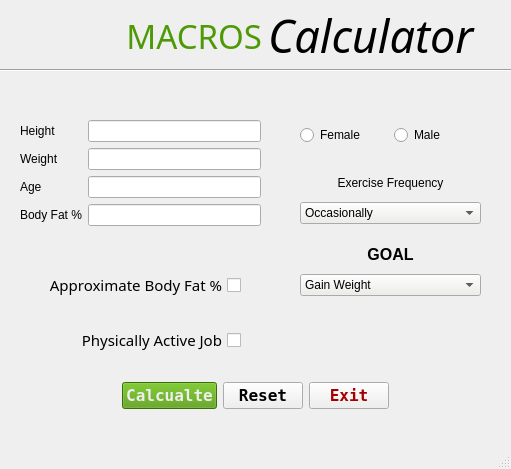
<?xml version="1.0" encoding="UTF-8"?>
<ui version="4.0">
 <author>Beka Modebadze</author>
 <class>macrosCalculator</class>
 <widget class="QMainWindow" name="macrosCalculator">
  <property name="geometry">
   <rect>
    <x>0</x>
    <y>0</y>
    <width>511</width>
    <height>469</height>
   </rect>
  </property>
  <property name="windowTitle">
   <string>macros Calculator v1.0</string>
  </property>
  <property name="windowIcon">
   <iconset>
    <normaloff>../../Downloads/icons8-calculator-100.png</normaloff>
    <normalon>../../Downloads/icons8-calculator-100.png</normalon>../../Downloads/icons8-calculator-100.png</iconset>
  </property>
  <property name="windowOpacity">
   <double>1.000000000000000</double>
  </property>
  <property name="tabShape">
   <enum>QTabWidget::Rounded</enum>
  </property>
  <widget class="QWidget" name="centralwidget">
   <widget class="Line" name="line1">
    <property name="geometry">
     <rect>
      <x>0</x>
      <y>60</y>
      <width>531</width>
      <height>21</height>
     </rect>
    </property>
    <property name="orientation">
     <enum>Qt::Horizontal</enum>
    </property>
   </widget>
   <widget class="QWidget" name="verticalLayoutWidget_6">
    <property name="geometry">
     <rect>
      <x>300</x>
      <y>170</y>
      <width>181</width>
      <height>54</height>
     </rect>
    </property>
    <layout class="QVBoxLayout" name="verticalLayout_6">
     <item>
      <widget class="QLabel" name="exercise_text">
       <property name="font">
        <font>
         <stylestrategy>PreferAntialias</stylestrategy>
        </font>
       </property>
       <property name="text">
        <string>Exercise Frequency</string>
       </property>
       <property name="alignment">
        <set>Qt::AlignCenter</set>
       </property>
      </widget>
     </item>
     <item>
      <widget class="QComboBox" name="exercise_freq">
       <property name="palette">
        <palette>
         <active>
          <colorrole role="Button">
           <brush brushstyle="SolidPattern">
            <color alpha="255">
             <red>238</red>
             <green>238</green>
             <blue>236</blue>
            </color>
           </brush>
          </colorrole>
          <colorrole role="Light">
           <brush brushstyle="SolidPattern">
            <color alpha="255">
             <red>252</red>
             <green>233</green>
             <blue>79</blue>
            </color>
           </brush>
          </colorrole>
          <colorrole role="BrightText">
           <brush brushstyle="SolidPattern">
            <color alpha="255">
             <red>164</red>
             <green>0</green>
             <blue>0</blue>
            </color>
           </brush>
          </colorrole>
          <colorrole role="Base">
           <brush brushstyle="SolidPattern">
            <color alpha="255">
             <red>238</red>
             <green>238</green>
             <blue>236</blue>
            </color>
           </brush>
          </colorrole>
          <colorrole role="Window">
           <brush brushstyle="SolidPattern">
            <color alpha="255">
             <red>238</red>
             <green>238</green>
             <blue>236</blue>
            </color>
           </brush>
          </colorrole>
          <colorrole role="HighlightedText">
           <brush brushstyle="SolidPattern">
            <color alpha="255">
             <red>173</red>
             <green>127</green>
             <blue>168</blue>
            </color>
           </brush>
          </colorrole>
          <colorrole role="AlternateBase">
           <brush brushstyle="SolidPattern">
            <color alpha="255">
             <red>183</red>
             <green>14</green>
             <blue>82</blue>
            </color>
           </brush>
          </colorrole>
          <colorrole role="NoRole">
           <brush brushstyle="SolidPattern">
            <color alpha="255">
             <red>173</red>
             <green>127</green>
             <blue>168</blue>
            </color>
           </brush>
          </colorrole>
          <colorrole role="PlaceholderText">
           <brush brushstyle="SolidPattern">
            <color alpha="255">
             <red>233</red>
             <green>185</green>
             <blue>110</blue>
            </color>
           </brush>
          </colorrole>
         </active>
         <inactive>
          <colorrole role="Button">
           <brush brushstyle="SolidPattern">
            <color alpha="255">
             <red>238</red>
             <green>238</green>
             <blue>236</blue>
            </color>
           </brush>
          </colorrole>
          <colorrole role="Light">
           <brush brushstyle="SolidPattern">
            <color alpha="255">
             <red>252</red>
             <green>233</green>
             <blue>79</blue>
            </color>
           </brush>
          </colorrole>
          <colorrole role="BrightText">
           <brush brushstyle="SolidPattern">
            <color alpha="255">
             <red>164</red>
             <green>0</green>
             <blue>0</blue>
            </color>
           </brush>
          </colorrole>
          <colorrole role="Base">
           <brush brushstyle="SolidPattern">
            <color alpha="255">
             <red>238</red>
             <green>238</green>
             <blue>236</blue>
            </color>
           </brush>
          </colorrole>
          <colorrole role="Window">
           <brush brushstyle="SolidPattern">
            <color alpha="255">
             <red>238</red>
             <green>238</green>
             <blue>236</blue>
            </color>
           </brush>
          </colorrole>
          <colorrole role="HighlightedText">
           <brush brushstyle="SolidPattern">
            <color alpha="255">
             <red>173</red>
             <green>127</green>
             <blue>168</blue>
            </color>
           </brush>
          </colorrole>
          <colorrole role="AlternateBase">
           <brush brushstyle="SolidPattern">
            <color alpha="255">
             <red>183</red>
             <green>14</green>
             <blue>82</blue>
            </color>
           </brush>
          </colorrole>
          <colorrole role="NoRole">
           <brush brushstyle="SolidPattern">
            <color alpha="255">
             <red>173</red>
             <green>127</green>
             <blue>168</blue>
            </color>
           </brush>
          </colorrole>
          <colorrole role="PlaceholderText">
           <brush brushstyle="SolidPattern">
            <color alpha="255">
             <red>233</red>
             <green>185</green>
             <blue>110</blue>
            </color>
           </brush>
          </colorrole>
         </inactive>
         <disabled>
          <colorrole role="Button">
           <brush brushstyle="SolidPattern">
            <color alpha="255">
             <red>238</red>
             <green>238</green>
             <blue>236</blue>
            </color>
           </brush>
          </colorrole>
          <colorrole role="Light">
           <brush brushstyle="SolidPattern">
            <color alpha="255">
             <red>252</red>
             <green>233</green>
             <blue>79</blue>
            </color>
           </brush>
          </colorrole>
          <colorrole role="BrightText">
           <brush brushstyle="SolidPattern">
            <color alpha="255">
             <red>164</red>
             <green>0</green>
             <blue>0</blue>
            </color>
           </brush>
          </colorrole>
          <colorrole role="Base">
           <brush brushstyle="SolidPattern">
            <color alpha="255">
             <red>238</red>
             <green>238</green>
             <blue>236</blue>
            </color>
           </brush>
          </colorrole>
          <colorrole role="Window">
           <brush brushstyle="SolidPattern">
            <color alpha="255">
             <red>238</red>
             <green>238</green>
             <blue>236</blue>
            </color>
           </brush>
          </colorrole>
          <colorrole role="HighlightedText">
           <brush brushstyle="SolidPattern">
            <color alpha="255">
             <red>173</red>
             <green>127</green>
             <blue>168</blue>
            </color>
           </brush>
          </colorrole>
          <colorrole role="AlternateBase">
           <brush brushstyle="SolidPattern">
            <color alpha="255">
             <red>183</red>
             <green>14</green>
             <blue>82</blue>
            </color>
           </brush>
          </colorrole>
          <colorrole role="NoRole">
           <brush brushstyle="SolidPattern">
            <color alpha="255">
             <red>173</red>
             <green>127</green>
             <blue>168</blue>
            </color>
           </brush>
          </colorrole>
          <colorrole role="PlaceholderText">
           <brush brushstyle="SolidPattern">
            <color alpha="255">
             <red>233</red>
             <green>185</green>
             <blue>110</blue>
            </color>
           </brush>
          </colorrole>
         </disabled>
        </palette>
       </property>
       <property name="focusPolicy">
        <enum>Qt::TabFocus</enum>
       </property>
       <property name="contextMenuPolicy">
        <enum>Qt::ActionsContextMenu</enum>
       </property>
       <property name="acceptDrops">
        <bool>false</bool>
       </property>
       <property name="styleSheet">
        <string notr="true">background-color: rgb(238, 238, 236);</string>
       </property>
       <property name="editable">
        <bool>false</bool>
       </property>
       <item>
        <property name="text">
         <string>Occasionally</string>
        </property>
       </item>
       <item>
        <property name="text">
         <string>1 to 2 Day</string>
        </property>
       </item>
       <item>
        <property name="text">
         <string>3 to 4 days</string>
        </property>
       </item>
       <item>
        <property name="text">
         <string>5 to 7 days</string>
        </property>
       </item>
      </widget>
     </item>
    </layout>
   </widget>
   <widget class="QWidget" name="verticalLayoutWidget_7">
    <property name="geometry">
     <rect>
      <x>300</x>
      <y>240</y>
      <width>181</width>
      <height>56</height>
     </rect>
    </property>
    <layout class="QVBoxLayout" name="verticalLayout_7">
     <item>
      <widget class="QLabel" name="goal_text">
       <property name="font">
        <font>
         <pointsize>12</pointsize>
         <weight>75</weight>
         <bold>true</bold>
         <stylestrategy>PreferAntialias</stylestrategy>
        </font>
       </property>
       <property name="styleSheet">
        <string notr="true"/>
       </property>
       <property name="text">
        <string>GOAL</string>
       </property>
       <property name="alignment">
        <set>Qt::AlignCenter</set>
       </property>
      </widget>
     </item>
     <item>
      <widget class="QComboBox" name="goal">
       <property name="styleSheet">
        <string notr="true">background-color: rgb(238, 238, 236);</string>
       </property>
       <item>
        <property name="text">
         <string>Gain Weight</string>
        </property>
       </item>
       <item>
        <property name="text">
         <string>Lose Weight</string>
        </property>
       </item>
       <item>
        <property name="text">
         <string>Maintain Weight</string>
        </property>
       </item>
      </widget>
     </item>
    </layout>
   </widget>
   <widget class="QWidget" name="horizontalLayoutWidget">
    <property name="geometry">
     <rect>
      <x>0</x>
      <y>380</y>
      <width>511</width>
      <height>32</height>
     </rect>
    </property>
    <layout class="QHBoxLayout" name="horizontalLayout">
     <item>
      <spacer name="horizontalSpacer">
       <property name="orientation">
        <enum>Qt::Horizontal</enum>
       </property>
       <property name="sizeHint" stdset="0">
        <size>
         <width>40</width>
         <height>20</height>
        </size>
       </property>
      </spacer>
     </item>
     <item>
      <widget class="QPushButton" name="calculate_button">
       <property name="font">
        <font>
         <family>DejaVu Sans Mono</family>
         <pointsize>12</pointsize>
         <weight>75</weight>
         <italic>false</italic>
         <bold>true</bold>
        </font>
       </property>
       <property name="autoFillBackground">
        <bool>false</bool>
       </property>
       <property name="styleSheet">
        <string notr="true">background-color: rgb(78, 154, 6);
color: rgb(238, 238, 236);</string>
       </property>
       <property name="text">
        <string>Calcualte</string>
       </property>
      </widget>
     </item>
     <item>
      <widget class="QPushButton" name="reset_button">
       <property name="font">
        <font>
         <family>DejaVu Sans Mono</family>
         <pointsize>12</pointsize>
         <weight>75</weight>
         <italic>false</italic>
         <bold>true</bold>
        </font>
       </property>
       <property name="autoFillBackground">
        <bool>false</bool>
       </property>
       <property name="styleSheet">
        <string notr="true"/>
       </property>
       <property name="text">
        <string>Reset</string>
       </property>
      </widget>
     </item>
     <item>
      <widget class="QPushButton" name="exit_button">
       <property name="font">
        <font>
         <family>DejaVu Sans Mono</family>
         <pointsize>12</pointsize>
         <weight>75</weight>
         <italic>false</italic>
         <bold>true</bold>
        </font>
       </property>
       <property name="autoFillBackground">
        <bool>false</bool>
       </property>
       <property name="styleSheet">
        <string notr="true">color: rgb(164, 0, 0);</string>
       </property>
       <property name="text">
        <string>Exit</string>
       </property>
      </widget>
     </item>
     <item>
      <spacer name="horizontalSpacer_2">
       <property name="orientation">
        <enum>Qt::Horizontal</enum>
       </property>
       <property name="sizeHint" stdset="0">
        <size>
         <width>40</width>
         <height>20</height>
        </size>
       </property>
      </spacer>
     </item>
    </layout>
   </widget>
   <widget class="QWidget" name="horizontalLayoutWidget_2">
    <property name="geometry">
     <rect>
      <x>-1</x>
      <y>0</y>
      <width>531</width>
      <height>71</height>
     </rect>
    </property>
    <layout class="QHBoxLayout" name="horizontalLayout_2">
     <item>
      <widget class="QLabel" name="header_macros">
       <property name="font">
        <font>
         <family>I pixel u</family>
         <pointsize>25</pointsize>
        </font>
       </property>
       <property name="styleSheet">
        <string notr="true">color: rgb(78, 154, 6);</string>
       </property>
       <property name="text">
        <string>MACROS</string>
       </property>
       <property name="alignment">
        <set>Qt::AlignRight|Qt::AlignTrailing|Qt::AlignVCenter</set>
       </property>
      </widget>
     </item>
     <item>
      <widget class="QLabel" name="header_calc">
       <property name="font">
        <font>
         <family>Dyuthi</family>
         <pointsize>34</pointsize>
         <italic>true</italic>
         <kerning>true</kerning>
        </font>
       </property>
       <property name="text">
        <string>Calculator</string>
       </property>
      </widget>
     </item>
    </layout>
   </widget>
   <widget class="QWidget" name="horizontalLayoutWidget_3">
    <property name="geometry">
     <rect>
      <x>300</x>
      <y>120</y>
      <width>181</width>
      <height>31</height>
     </rect>
    </property>
    <layout class="QHBoxLayout" name="horizontalLayout_3">
     <item>
      <widget class="QRadioButton" name="radio_female">
       <property name="text">
        <string>Female</string>
       </property>
      </widget>
     </item>
     <item>
      <widget class="QRadioButton" name="radio_male">
       <property name="layoutDirection">
        <enum>Qt::LeftToRight</enum>
       </property>
       <property name="text">
        <string>Male</string>
       </property>
      </widget>
     </item>
    </layout>
   </widget>
   <widget class="QWidget" name="formLayoutWidget">
    <property name="geometry">
     <rect>
      <x>20</x>
      <y>120</y>
      <width>241</width>
      <height>131</height>
     </rect>
    </property>
    <layout class="QFormLayout" name="formLayout">
     <item row="0" column="0">
      <widget class="QLabel" name="height_label">
       <property name="cursor">
        <cursorShape>WhatsThisCursor</cursorShape>
       </property>
       <property name="toolTip">
        <string>&lt;html&gt;&lt;head/&gt;&lt;body&gt;&lt;p&gt;&lt;span style=&quot; font-size:9pt; color:#b70e52;&quot;&gt;Enter height in foot&lt;/span&gt;&lt;/p&gt;&lt;/body&gt;&lt;/html&gt;</string>
       </property>
       <property name="text">
        <string>Height</string>
       </property>
      </widget>
     </item>
     <item row="0" column="1">
      <widget class="QLineEdit" name="height_input"/>
     </item>
     <item row="1" column="0">
      <widget class="QLabel" name="weight_label">
       <property name="cursor">
        <cursorShape>WhatsThisCursor</cursorShape>
       </property>
       <property name="toolTip">
        <string>&lt;html&gt;&lt;head/&gt;&lt;body&gt;&lt;p&gt;&lt;span style=&quot; font-size:9pt; color:#b70e52;&quot;&gt;Enter weight in pounds&lt;/span&gt;&lt;/p&gt;&lt;/body&gt;&lt;/html&gt;</string>
       </property>
       <property name="text">
        <string>Weight</string>
       </property>
      </widget>
     </item>
     <item row="1" column="1">
      <widget class="QLineEdit" name="weight_input"/>
     </item>
     <item row="2" column="0">
      <widget class="QLabel" name="age_label">
       <property name="cursor">
        <cursorShape>ArrowCursor</cursorShape>
       </property>
       <property name="text">
        <string>Age</string>
       </property>
      </widget>
     </item>
     <item row="2" column="1">
      <widget class="QLineEdit" name="age_input"/>
     </item>
     <item row="3" column="0">
      <widget class="QLabel" name="bodyfat_label">
       <property name="cursor">
        <cursorShape>WhatsThisCursor</cursorShape>
       </property>
       <property name="toolTip">
        <string>&lt;html&gt;&lt;head/&gt;&lt;body&gt;&lt;p&gt;&lt;span style=&quot; font-size:9pt; color:#cc0000;&quot;&gt;If you don't know your body fat % leave this blank and select the checkbox below to approximate it.&lt;/span&gt;&lt;/p&gt;&lt;/body&gt;&lt;/html&gt;</string>
       </property>
       <property name="text">
        <string>Body Fat %</string>
       </property>
      </widget>
     </item>
     <item row="3" column="1">
      <widget class="QLineEdit" name="bodyfat_input"/>
     </item>
    </layout>
   </widget>
   <widget class="QWidget" name="verticalLayoutWidget">
    <property name="geometry">
     <rect>
      <x>20</x>
      <y>250</y>
      <width>221</width>
      <height>126</height>
     </rect>
    </property>
    <layout class="QVBoxLayout" name="verticalLayout">
     <item>
      <widget class="QCheckBox" name="approx_bodyfat">
       <property name="font">
        <font>
         <family>Ubuntu Mono</family>
         <pointsize>11</pointsize>
         <weight>50</weight>
         <italic>false</italic>
         <bold>false</bold>
        </font>
       </property>
       <property name="layoutDirection">
        <enum>Qt::RightToLeft</enum>
       </property>
       <property name="autoFillBackground">
        <bool>false</bool>
       </property>
       <property name="text">
        <string>Approximate Body Fat %</string>
       </property>
      </widget>
     </item>
     <item>
      <widget class="QCheckBox" name="active_job">
       <property name="font">
        <font>
         <family>Ubuntu Mono</family>
         <pointsize>11</pointsize>
         <weight>50</weight>
         <italic>false</italic>
         <bold>false</bold>
        </font>
       </property>
       <property name="layoutDirection">
        <enum>Qt::RightToLeft</enum>
       </property>
       <property name="autoFillBackground">
        <bool>false</bool>
       </property>
       <property name="text">
        <string>Physically Active Job</string>
       </property>
      </widget>
     </item>
    </layout>
   </widget>
  </widget>
  <widget class="QStatusBar" name="statusbar"/>
 </widget>
 <tabstops>
  <tabstop>exercise_freq</tabstop>
 </tabstops>
 <resources/>
 <connections/>
</ui>
